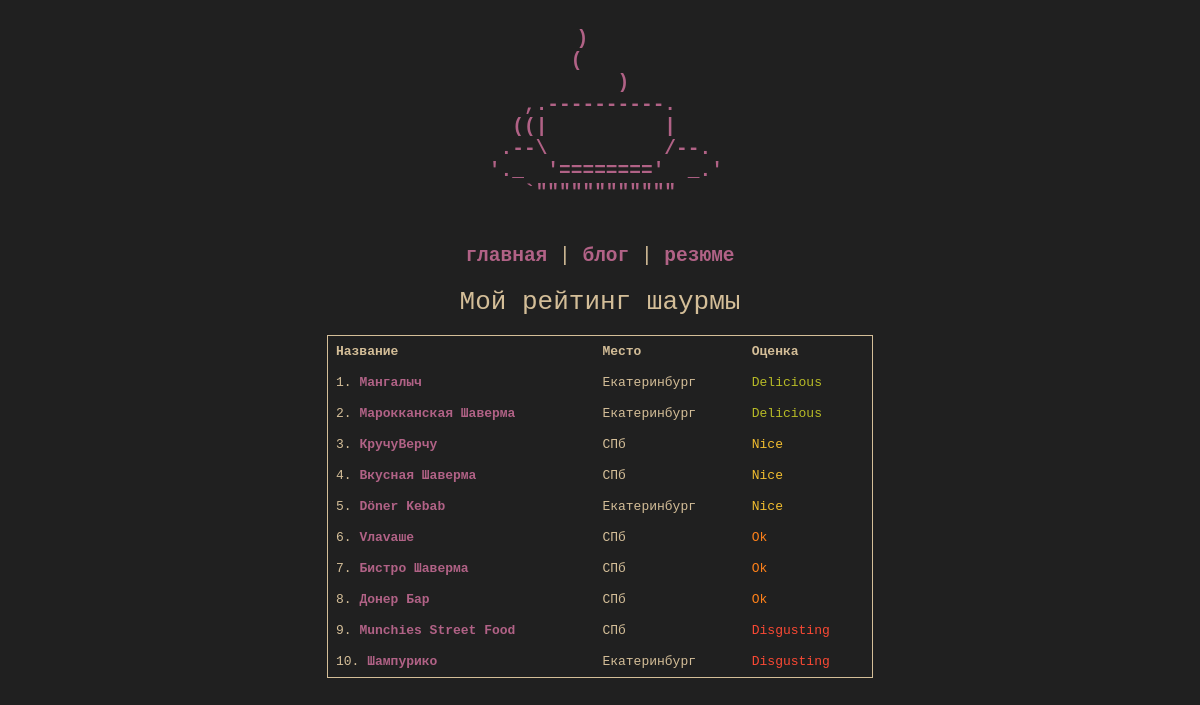
Before: /shawarma_rating with the older database file.
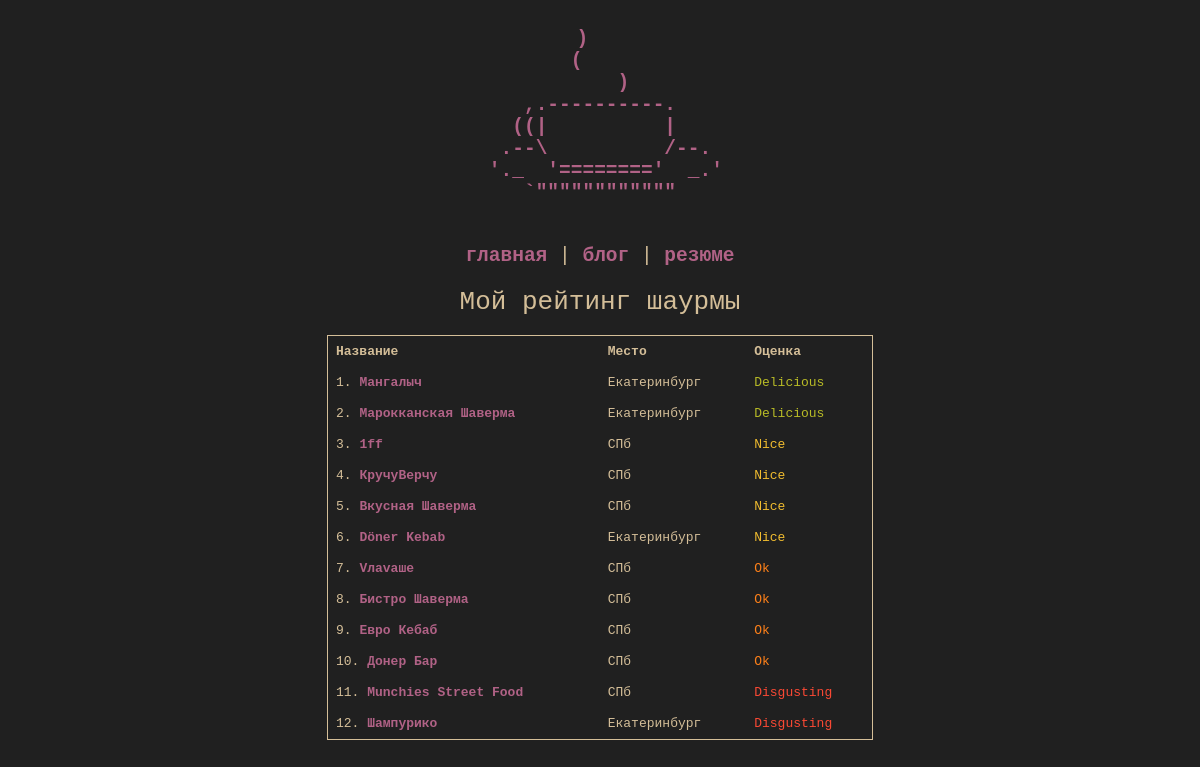
After: the same page with the newer database file.
### tables this page shows
CREATE TABLE shawarma (
    "rating" INTEGER NOT NULL,
    "name" TEXT NOT NULL,
    "place" TEXT NOT NULL,
    "mark" INTEGER NOT NULL
, "url" TEXT  NOT NULL);

### kolpa_site.py (the view, shortened to what this page needs)
@app.route("/shawarma_rating", methods=["POST", "GET"])
def shawarma():
    return render_template('shawarma_rating.html', shaws = dbase.getShawsData(), admin = session['admin'])

### FDataBase.py (called while the page is built)
    def getShawsData(self):
        sql = '''SELECT rowid, * FROM shawarma ORDER BY rating'''
        try:
            self.__cur.execute(sql)
            res = self.__cur.fetchall()
            if res: return res
        except:
            print("Error reading DB")
        return []

### kolpa_site.py (called while the page is built)
def connect_db():
    conn = sqlite3.connect(app.config['DATABASE'])
    conn.row_factory = sqlite3.Row
    return conn

def get_db():
    if not hasattr(g, 'link_db'):
        g.link_db = connect_db()
    return g.link_db

@app.before_request
def before_request():
   global dbase
   db = get_db()
   dbase = FDataBase(db)
   if 'admin' not in session:
       session['admin'] = False

### templates/shawarma_rating.html (shortened to what this page needs)
<!DOCTYPE html>
<html>
  <head>
    <link type="text/css" href="{{ url_for('static', filename='css/styles.css')}}" rel="stylesheet" />
  </head>
  <body>
    <section id="header" aria-label="Home">
      <a href="/" title="Home">
      <pre>
        )
        (
            )
    ,.----------.
   ((|          |
  .--\          /--.
 '._  '========'  _.'
    `""""""""""""
      </pre>
	</a>
    </section>
      <section id="menu">
        <p id="test">
          <a href="/">главная</a> | <a href="/blog">блог</a> | <a href="/resume">резюме</a>
        </p>
      </section>
    <section style="text-align: center; font-size:200%;">
        Мой рейтинг шаурмы
    </section>
    <br>
    <section id="rating">
      <div style="overflow-x:auto;">
        <table>
          <tr>
            <th>Название</th>
            <th>Место</th>
            <th>Оценка</th>
          </tr>
          {% for s in shaws -%}
          <tr>
            <td>{{s.rating}}. <a href="{{s.url}}" target="_blank">{{s.name}}</a></td>
            <td>{{s.place}}</td>
            <td><span id="{% if s.mark == 4 -%}Delicious{% elif s.mark == 3 -%}Nice{% elif s.mark == 2 -%}Ok{% elif s.mark == 1 -%}Disgusting{% endif -%}">
              {% if s.mark == 4 -%}Delicious{% elif s.mark == 3 -%}Nice{% elif s.mark == 2 -%}Ok{% elif s.mark == 1 -%}Disgusting{% endif -%}
            </span> </td>
          </tr>
        {% endfor -%}
      </table>
	</section>
  </body>
</html>

### static/css/styles.css (style rules this page uses)
body { background-color: #202020; overflow-x: hidden; }
html { overflow-x: hidden; }
p#test { width: 100%; text-align: center; font-size:150%; }
span#Delicious { color:#b8bb26 }
span#Nice { color:#f2bd2f }
span#Ok { color:#fe8019 }
span#Disgusting { color:#fb4934 }
table { overflow-x: scroll; border-collapse: collapse; border-spacing: 0; width: 100%; border: 1px solid #d4be98; }
th, td { text-align: left; padding: 8px; }
section { font-family: monospace; background-color: #202020; color:#d4be98; }
section#header { text-align:center; font-size:150%; margin-right:1%; margin-left:1%; }
section#rating { align-items: center; margin-left: auto; margin-right: auto; max-width: 70ch; }
section#menu { margin-left: auto; margin-right: auto; width: 40ch; }
a { text-decoration: none; font-weight:bold; color:#B16286; }

Changed rows visible on the page:
added shawarma: rating "3", name "1ff", place "СПб", mark "Nice"
changed shawarma "КручуВерчу": rating "3" → "4"
changed shawarma "Вкусная Шаверма": rating "4" → "5"
changed shawarma "Döner Kebab": rating "5" → "6"
changed shawarma "Vлavaше": rating "6" → "7"
changed shawarma "Бистро Шаверма": rating "7" → "8"
added shawarma: rating "9", name "Евро Кебаб", place "СПб", mark "Ok"
changed shawarma "Донер Бар": rating "8" → "10"
changed shawarma "Munchies Street Food": rating "9" → "11"
changed shawarma "Шампурико": rating "10" → "12"
